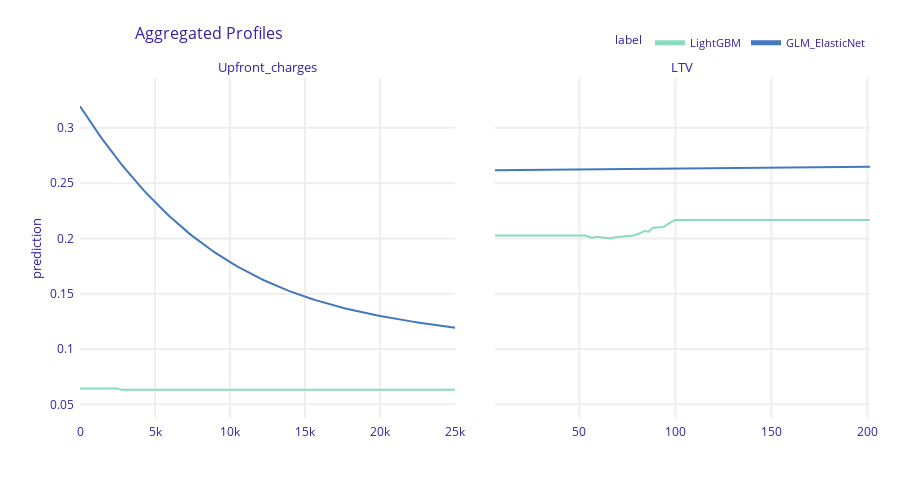

The cell this chart's notebook holds for it:
### Markdown cell above
## 4. Partial Dependence Plots (PDP)

Partial Dependence Plots help us understand the **marginal effect** of a feature on the predicted outcome (probability of default), marginalizing over the values of all other features.

* We select the **Top 5 most important features** from the LightGBM model.
* **Interpretation:**
    * **Increasing trend:** Higher feature values lead to higher default risk.
    * **Decreasing trend:** Higher feature values lead to lower default risk.
    * **Non-linear patterns:** Complex relationships captured by the tree-based model (LGBM) that the linear model (GLM) might miss.

### Code cell
# Partial Dependence Plots (PDP)
print("\nIdentifying top features for PDP...")
top_features_df = vi_lgbm.result[~vi_lgbm.result.variable.isin(['_baseline_', '_full_model_', '_one_look_'])]
top_5_features = top_features_df.sort_values('dropout_loss', ascending=False)['variable'].head(5).tolist()
print(f"Top 5 features (LGBM): {top_5_features}")

# Calculate PDP profiles
print("Generating Partial Dependence Plots (PDP)...")
pdp_glm = exp_glm.model_profile(variables=top_5_features)
pdp_lgbm = exp_lgbm.model_profile(variables=top_5_features)
pdp_lgbm.plot(pdp_glm, show=False)

### Figure 1 — Plotly figure (JSON) as saved in the notebook; plotly's stock layout.template omitted (floating-point values rounded to 4 significant figures; data arrays with more than 128 entries replaced by an {"elided": "..."} marker saying what was removed)
{"data": [{"customdata": {"elided": "101x3 mixed values"}, "hovertemplate": "<b>%{hovertext}</b><br><br>prediction=%{y:.3f}<br>mean_prediction=%{customdata[0]:.3f}<extra></extra>", "hovertext": ["LightGBM", "LightGBM", "LightGBM", "LightGBM", "LightGBM", "LightGBM", "LightGBM", "LightGBM", "LightGBM", "LightGBM", "LightGBM", "LightGBM", "LightGBM", "LightGBM", "LightGBM", "LightGBM", "LightGBM", "LightGBM", "LightGBM", "LightGBM", "LightGBM", "LightGBM", "LightGBM", "LightGBM", "LightGBM", "LightGBM", "LightGBM", "LightGBM", "LightGBM", "LightGBM", "LightGBM", "LightGBM", "LightGBM", "LightGBM", "LightGBM", "LightGBM", "LightGBM", "LightGBM", "LightGBM", "LightGBM", "LightGBM", "LightGBM", "LightGBM", "LightGBM", "LightGBM", "LightGBM", "LightGBM", "LightGBM", "LightGBM", "LightGBM", "LightGBM", "LightGBM", "LightGBM", "LightGBM", "LightGBM", "LightGBM", "LightGBM", "LightGBM", "LightGBM", "LightGBM", "LightGBM", "LightGBM", "LightGBM", "LightGBM", "LightGBM", "LightGBM", "LightGBM", "LightGBM", "LightGBM", "LightGBM", "LightGBM", "LightGBM", "LightGBM", "LightGBM", "LightGBM", "LightGBM", "LightGBM", "LightGBM", "LightGBM", "LightGBM", "LightGBM", "LightGBM", "LightGBM", "LightGBM", "LightGBM", "LightGBM", "LightGBM", "LightGBM", "LightGBM", "LightGBM", "LightGBM", "LightGBM", "LightGBM", "LightGBM", "LightGBM", "LightGBM", "LightGBM", "LightGBM", "LightGBM", "LightGBM", "LightGBM"], "legendgroup": "LightGBM", "line": {"color": "#8bdcbe", "dash": "solid", "width": 2}, "marker": {"symbol": "circle"}, "mode": "lines", "name": "LightGBM", "opacity": 1, "orientation": "v", "showlegend": true, "type": "scatter", "x": [0.0, 250.2, 500.3, 750.5, 1001.0, 1251.0, 1501.0, 1751.0, 2001.0, 2251.0, 2502.0, 2752.0, 3002.0, 3252.0, 3502.0, 3752.0, 4002.0, 4253.0, 4503.0, 4753.0, 5003.0, 5253.0, 5503.0, 5753.0, 6004.0, 6254.0, 6504.0, 6754.0, 7004.0, 7254.0, 7504.0, 7755.0, 8005.0, 8255.0, 8505.0, 8755.0, 9005.0, 9256.0, 9506.0, 9756.0, 10010.0, 10260.0, 10510.0, 10760.0, 11010.0, 11260.0, 11510.0, 11760.0, 12010.0, 12260.0, 12510.0, 12760.0, 13010.0, 13260.0, 13510.0, 13760.0, 14010.0, 14260.0, 14510.0, 14760.0, 15010.0, 15260.0, 15510.0, 15760.0, 16010.0, 16260.0, 16510.0, 16760.0, 17010.0, 17260.0, 17510.0, 17760.0, 18010.0, 18260.0, 18510.0, 18760.0, 19010.0, 19260.0, 19510.0, 19760.0, 20010.0, 20260.0, 20510.0, 20760.0, 21010.0, 21260.0, 21510.0, 21760.0, 22010.0, 22260.0, 22510.0, 22760.0, 23010.0, 23260.0, 23510.0, 23760.0, 24010.0, 24260.0, 24510.0, 24760.0, 25020.0], "xaxis": "x", "y": [0.06446, 0.06446, 0.06446, 0.06446, 0.06446, 0.06446, 0.06446, 0.06446, 0.06446, 0.06446, 0.06446, 0.06329, 0.06329, 0.06329, 0.06329, 0.06329, 0.06329, 0.06329, 0.06329, 0.06329, 0.06329, 0.06329, 0.06329, 0.06329, 0.06329, 0.06329, 0.06329, 0.06329, 0.06329, 0.06329, 0.06329, 0.06329, 0.06329, 0.06329, 0.06329, 0.06329, 0.06329, 0.06329, 0.06329, 0.06329, 0.06329, 0.06329, 0.06329, 0.06329, 0.06329, 0.06329, 0.06329, 0.06329, 0.06329, 0.06329, 0.06329, 0.06329, 0.06329, 0.06329, 0.06329, 0.06329, 0.06329, 0.06329, 0.06329, 0.06329, 0.06329, 0.06329, 0.06329, 0.06329, 0.06329, 0.06329, 0.06329, 0.06329, 0.06329, 0.06329, 0.06329, 0.06329, 0.06329, 0.06329, 0.06329, 0.06329, 0.06329, 0.06329, 0.06329, 0.06329, 0.06329, 0.06329, 0.06329, 0.06329, 0.06329, 0.06329, 0.06329, 0.06329, 0.06329, 0.06329, 0.06329, 0.06329, 0.06329, 0.06329, 0.06329, 0.06329, 0.06329, 0.06329, 0.06329, 0.06329, 0.06329], "yaxis": "y"}, {"customdata": {"elided": "101x3 mixed values"}, "hovertemplate": "<b>%{hovertext}</b><br><br>prediction=%{y:.3f}<br>mean_prediction=%{customdata[0]:.3f}<extra></extra>", "hovertext": ["GLM_ElasticNet", "GLM_ElasticNet", "GLM_ElasticNet", "GLM_ElasticNet", "GLM_ElasticNet", "GLM_ElasticNet", "GLM_ElasticNet", "GLM_ElasticNet", "GLM_ElasticNet", "GLM_ElasticNet", "GLM_ElasticNet", "GLM_ElasticNet", "GLM_ElasticNet", "GLM_ElasticNet", "GLM_ElasticNet", "GLM_ElasticNet", "GLM_ElasticNet", "GLM_ElasticNet", "GLM_ElasticNet", "GLM_ElasticNet", "GLM_ElasticNet", "GLM_ElasticNet", "GLM_ElasticNet", "GLM_ElasticNet", "GLM_ElasticNet", "GLM_ElasticNet", "GLM_ElasticNet", "GLM_ElasticNet", "GLM_ElasticNet", "GLM_ElasticNet", "GLM_ElasticNet", "GLM_ElasticNet", "GLM_ElasticNet", "GLM_ElasticNet", "GLM_ElasticNet", "GLM_ElasticNet", "GLM_ElasticNet", "GLM_ElasticNet", "GLM_ElasticNet", "GLM_ElasticNet", "GLM_ElasticNet", "GLM_ElasticNet", "GLM_ElasticNet", "GLM_ElasticNet", "GLM_ElasticNet", "GLM_ElasticNet", "GLM_ElasticNet", "GLM_ElasticNet", "GLM_ElasticNet", "GLM_ElasticNet", "GLM_ElasticNet", "GLM_ElasticNet", "GLM_ElasticNet", "GLM_ElasticNet", "GLM_ElasticNet", "GLM_ElasticNet", "GLM_ElasticNet", "GLM_ElasticNet", "GLM_ElasticNet", "GLM_ElasticNet", "GLM_ElasticNet", "GLM_ElasticNet", "GLM_ElasticNet", "GLM_ElasticNet", "GLM_ElasticNet", "GLM_ElasticNet", "GLM_ElasticNet", "GLM_ElasticNet", "GLM_ElasticNet", "GLM_ElasticNet", "GLM_ElasticNet", "GLM_ElasticNet", "GLM_ElasticNet", "GLM_ElasticNet", "GLM_ElasticNet", "GLM_ElasticNet", "GLM_ElasticNet", "GLM_ElasticNet", "GLM_ElasticNet", "GLM_ElasticNet", "GLM_ElasticNet", "GLM_ElasticNet", "GLM_ElasticNet", "GLM_ElasticNet", "GLM_ElasticNet", "GLM_ElasticNet", "GLM_ElasticNet", "GLM_ElasticNet", "GLM_ElasticNet", "GLM_ElasticNet", "GLM_ElasticNet", "GLM_ElasticNet", "GLM_ElasticNet", "GLM_ElasticNet", "GLM_ElasticNet", "GLM_ElasticNet", "GLM_ElasticNet", "GLM_ElasticNet", "GLM_ElasticNet", "GLM_ElasticNet", "GLM_ElasticNet"], "legendgroup": "GLM_ElasticNet", "line": {"color": "#4378bf", "dash": "solid", "width": 2}, "marker": {"symbol": "circle"}, "mode": "lines", "name": "GLM_ElasticNet", "opacity": 1, "orientation": "v", "showlegend": true, "type": "scatter", "x": [0.0, 250.2, 500.3, 750.5, 1001.0, 1251.0, 1501.0, 1751.0, 2001.0, 2251.0, 2502.0, 2752.0, 3002.0, 3252.0, 3502.0, 3752.0, 4002.0, 4253.0, 4503.0, 4753.0, 5003.0, 5253.0, 5503.0, 5753.0, 6004.0, 6254.0, 6504.0, 6754.0, 7004.0, 7254.0, 7504.0, 7755.0, 8005.0, 8255.0, 8505.0, 8755.0, 9005.0, 9256.0, 9506.0, 9756.0, 10010.0, 10260.0, 10510.0, 10760.0, 11010.0, 11260.0, 11510.0, 11760.0, 12010.0, 12260.0, 12510.0, 12760.0, 13010.0, 13260.0, 13510.0, 13760.0, 14010.0, 14260.0, 14510.0, 14760.0, 15010.0, 15260.0, 15510.0, 15760.0, 16010.0, 16260.0, 16510.0, 16760.0, 17010.0, 17260.0, 17510.0, 17760.0, 18010.0, 18260.0, 18510.0, 18760.0, 19010.0, 19260.0, 19510.0, 19760.0, 20010.0, 20260.0, 20510.0, 20760.0, 21010.0, 21260.0, 21510.0, 21760.0, 22010.0, 22260.0, 22510.0, 22760.0, 23010.0, 23260.0, 23510.0, 23760.0, 24010.0, 24260.0, 24510.0, 24760.0, 25020.0], "xaxis": "x", "y": [0.3195, 0.3143, 0.3092, 0.3041, 0.2992, 0.2944, 0.2896, 0.285, 0.2804, 0.276, 0.2716, 0.2673, 0.2631, 0.259, 0.255, 0.2511, 0.2472, 0.2435, 0.2398, 0.2362, 0.2327, 0.2293, 0.226, 0.2227, 0.2196, 0.2165, 0.2134, 0.2105, 0.2076, 0.2048, 0.2021, 0.1995, 0.1969, 0.1944, 0.1919, 0.1895, 0.1872, 0.1849, 0.1827, 0.1806, 0.1785, 0.1765, 0.1745, 0.1726, 0.1708, 0.1689, 0.1672, 0.1655, 0.1638, 0.1622, 0.1607, 0.1591, 0.1577, 0.1562, 0.1548, 0.1535, 0.1522, 0.1509, 0.1497, 0.1485, 0.1473, 0.1462, 0.1451, 0.144, 0.143, 0.142, 0.141, 0.14, 0.1391, 0.1382, 0.1374, 0.1365, 0.1357, 0.1349, 0.1341, 0.1334, 0.1326, 0.1319, 0.1312, 0.1305, 0.1299, 0.1292, 0.1286, 0.128, 0.1274, 0.1268, 0.1262, 0.1257, 0.1251, 0.1246, 0.1241, 0.1236, 0.123, 0.1225, 0.1221, 0.1216, 0.1211, 0.1206, 0.1202, 0.1197, 0.1193], "yaxis": "y"}, {"customdata": {"elided": "101x3 mixed values"}, "hovertemplate": "<b>%{hovertext}</b><br><br>prediction=%{y:.3f}<br>mean_prediction=%{customdata[0]:.3f}<extra></extra>", "hovertext": ["LightGBM", "LightGBM", "LightGBM", "LightGBM", "LightGBM", "LightGBM", "LightGBM", "LightGBM", "LightGBM", "LightGBM", "LightGBM", "LightGBM", "LightGBM", "LightGBM", "LightGBM", "LightGBM", "LightGBM", "LightGBM", "LightGBM", "LightGBM", "LightGBM", "LightGBM", "LightGBM", "LightGBM", "LightGBM", "LightGBM", "LightGBM", "LightGBM", "LightGBM", "LightGBM", "LightGBM", "LightGBM", "LightGBM", "LightGBM", "LightGBM", "LightGBM", "LightGBM", "LightGBM", "LightGBM", "LightGBM", "LightGBM", "LightGBM", "LightGBM", "LightGBM", "LightGBM", "LightGBM", "LightGBM", "LightGBM", "LightGBM", "LightGBM", "LightGBM", "LightGBM", "LightGBM", "LightGBM", "LightGBM", "LightGBM", "LightGBM", "LightGBM", "LightGBM", "LightGBM", "LightGBM", "LightGBM", "LightGBM", "LightGBM", "LightGBM", "LightGBM", "LightGBM", "LightGBM", "LightGBM", "LightGBM", "LightGBM", "LightGBM", "LightGBM", "LightGBM", "LightGBM", "LightGBM", "LightGBM", "LightGBM", "LightGBM", "LightGBM", "LightGBM", "LightGBM", "LightGBM", "LightGBM", "LightGBM", "LightGBM", "LightGBM", "LightGBM", "LightGBM", "LightGBM", "LightGBM", "LightGBM", "LightGBM", "LightGBM", "LightGBM", "LightGBM", "LightGBM", "LightGBM", "LightGBM", "LightGBM", "LightGBM"], "legendgroup": "LightGBM", "line": {"color": "#8bdcbe", "dash": "solid", "width": 2}, "marker": {"symbol": "circle"}, "mode": "lines", "name": "LightGBM", "opacity": 1, "orientation": "v", "showlegend": false, "type": "scatter", "x": [5.89, 7.845, 9.799, 11.75, 13.71, 15.66, 17.62, 19.57, 21.52, 23.48, 25.43, 27.39, 29.34, 31.3, 33.25, 35.2, 37.16, 39.11, 41.07, 43.02, 44.98, 46.93, 48.88, 50.84, 52.79, 54.75, 56.7, 58.66, 60.61, 62.56, 64.52, 66.47, 68.43, 70.38, 72.34, 74.29, 76.24, 78.2, 80.15, 82.11, 84.06, 86.01, 87.97, 89.92, 91.88, 93.83, 95.79, 97.74, 99.69, 101.6, 103.6, 105.6, 107.5, 109.5, 111.4, 113.4, 115.3, 117.3, 119.2, 121.2, 123.1, 125.1, 127.1, 129.0, 131.0, 132.9, 134.9, 136.8, 138.8, 140.7, 142.7, 144.6, 146.6, 148.6, 150.5, 152.5, 154.4, 156.4, 158.3, 160.3, 162.2, 164.2, 166.1, 168.1, 170.0, 172.0, 174.0, 175.9, 177.9, 179.8, 181.8, 183.7, 185.7, 187.6, 189.6, 191.5, 193.5, 195.5, 197.4, 199.4, 201.3], "xaxis": "x2", "y": [0.2027, 0.2027, 0.2027, 0.2027, 0.2027, 0.2027, 0.2027, 0.2027, 0.2027, 0.2027, 0.2027, 0.2027, 0.2027, 0.2027, 0.2027, 0.2027, 0.2026, 0.2026, 0.2026, 0.2026, 0.2025, 0.2026, 0.2027, 0.2029, 0.2028, 0.2015, 0.2005, 0.2016, 0.2012, 0.2005, 0.2002, 0.2001, 0.2012, 0.2014, 0.2017, 0.2018, 0.2026, 0.2027, 0.2038, 0.2055, 0.2066, 0.2061, 0.2094, 0.2098, 0.2103, 0.2103, 0.2127, 0.215, 0.2166, 0.2166, 0.2166, 0.2166, 0.2166, 0.2166, 0.2166, 0.2166, 0.2166, 0.2166, 0.2166, 0.2166, 0.2166, 0.2166, 0.2166, 0.2166, 0.2166, 0.2166, 0.2166, 0.2166, 0.2166, 0.2166, 0.2166, 0.2166, 0.2166, 0.2166, 0.2166, 0.2166, 0.2166, 0.2166, 0.2166, 0.2166, 0.2166, 0.2166, 0.2166, 0.2166, 0.2166, 0.2166, 0.2166, 0.2166, 0.2166, 0.2166, 0.2166, 0.2166, 0.2166, 0.2166, 0.2166, 0.2166, 0.2166, 0.2166, 0.2166, 0.2166, 0.2166], "yaxis": "y2"}, {"customdata": {"elided": "101x3 mixed values"}, "hovertemplate": "<b>%{hovertext}</b><br><br>prediction=%{y:.3f}<br>mean_prediction=%{customdata[0]:.3f}<extra></extra>", "hovertext": ["GLM_ElasticNet", "GLM_ElasticNet", "GLM_ElasticNet", "GLM_ElasticNet", "GLM_ElasticNet", "GLM_ElasticNet", "GLM_ElasticNet", "GLM_ElasticNet", "GLM_ElasticNet", "GLM_ElasticNet", "GLM_ElasticNet", "GLM_ElasticNet", "GLM_ElasticNet", "GLM_ElasticNet", "GLM_ElasticNet", "GLM_ElasticNet", "GLM_ElasticNet", "GLM_ElasticNet", "GLM_ElasticNet", "GLM_ElasticNet", "GLM_ElasticNet", "GLM_ElasticNet", "GLM_ElasticNet", "GLM_ElasticNet", "GLM_ElasticNet", "GLM_ElasticNet", "GLM_ElasticNet", "GLM_ElasticNet", "GLM_ElasticNet", "GLM_ElasticNet", "GLM_ElasticNet", "GLM_ElasticNet", "GLM_ElasticNet", "GLM_ElasticNet", "GLM_ElasticNet", "GLM_ElasticNet", "GLM_ElasticNet", "GLM_ElasticNet", "GLM_ElasticNet", "GLM_ElasticNet", "GLM_ElasticNet", "GLM_ElasticNet", "GLM_ElasticNet", "GLM_ElasticNet", "GLM_ElasticNet", "GLM_ElasticNet", "GLM_ElasticNet", "GLM_ElasticNet", "GLM_ElasticNet", "GLM_ElasticNet", "GLM_ElasticNet", "GLM_ElasticNet", "GLM_ElasticNet", "GLM_ElasticNet", "GLM_ElasticNet", "GLM_ElasticNet", "GLM_ElasticNet", "GLM_ElasticNet", "GLM_ElasticNet", "GLM_ElasticNet", "GLM_ElasticNet", "GLM_ElasticNet", "GLM_ElasticNet", "GLM_ElasticNet", "GLM_ElasticNet", "GLM_ElasticNet", "GLM_ElasticNet", "GLM_ElasticNet", "GLM_ElasticNet", "GLM_ElasticNet", "GLM_ElasticNet", "GLM_ElasticNet", "GLM_ElasticNet", "GLM_ElasticNet", "GLM_ElasticNet", "GLM_ElasticNet", "GLM_ElasticNet", "GLM_ElasticNet", "GLM_ElasticNet", "GLM_ElasticNet", "GLM_ElasticNet", "GLM_ElasticNet", "GLM_ElasticNet", "GLM_ElasticNet", "GLM_ElasticNet", "GLM_ElasticNet", "GLM_ElasticNet", "GLM_ElasticNet", "GLM_ElasticNet", "GLM_ElasticNet", "GLM_ElasticNet", "GLM_ElasticNet", "GLM_ElasticNet", "GLM_ElasticNet", "GLM_ElasticNet", "GLM_ElasticNet", "GLM_ElasticNet", "GLM_ElasticNet", "GLM_ElasticNet", "GLM_ElasticNet", "GLM_ElasticNet"], "legendgroup": "GLM_ElasticNet", "line": {"color": "#4378bf", "dash": "solid", "width": 2}, "marker": {"symbol": "circle"}, "mode": "lines", "name": "GLM_ElasticNet", "opacity": 1, "orientation": "v", "showlegend": false, "type": "scatter", "x": [5.89, 7.845, 9.799, 11.75, 13.71, 15.66, 17.62, 19.57, 21.52, 23.48, 25.43, 27.39, 29.34, 31.3, 33.25, 35.2, 37.16, 39.11, 41.07, 43.02, 44.98, 46.93, 48.88, 50.84, 52.79, 54.75, 56.7, 58.66, 60.61, 62.56, 64.52, 66.47, 68.43, 70.38, 72.34, 74.29, 76.24, 78.2, 80.15, 82.11, 84.06, 86.01, 87.97, 89.92, 91.88, 93.83, 95.79, 97.74, 99.69, 101.6, 103.6, 105.6, 107.5, 109.5, 111.4, 113.4, 115.3, 117.3, 119.2, 121.2, 123.1, 125.1, 127.1, 129.0, 131.0, 132.9, 134.9, 136.8, 138.8, 140.7, 142.7, 144.6, 146.6, 148.6, 150.5, 152.5, 154.4, 156.4, 158.3, 160.3, 162.2, 164.2, 166.1, 168.1, 170.0, 172.0, 174.0, 175.9, 177.9, 179.8, 181.8, 183.7, 185.7, 187.6, 189.6, 191.5, 193.5, 195.5, 197.4, 199.4, 201.3], "xaxis": "x2", "y": [0.2618, 0.2618, 0.2618, 0.2619, 0.2619, 0.2619, 0.262, 0.262, 0.262, 0.2621, 0.2621, 0.2621, 0.2621, 0.2622, 0.2622, 0.2622, 0.2623, 0.2623, 0.2623, 0.2624, 0.2624, 0.2624, 0.2625, 0.2625, 0.2625, 0.2626, 0.2626, 0.2626, 0.2626, 0.2627, 0.2627, 0.2627, 0.2628, 0.2628, 0.2628, 0.2629, 0.2629, 0.2629, 0.263, 0.263, 0.263, 0.2631, 0.2631, 0.2631, 0.2631, 0.2632, 0.2632, 0.2632, 0.2633, 0.2633, 0.2633, 0.2634, 0.2634, 0.2634, 0.2635, 0.2635, 0.2635, 0.2636, 0.2636, 0.2636, 0.2637, 0.2637, 0.2637, 0.2637, 0.2638, 0.2638, 0.2638, 0.2639, 0.2639, 0.2639, 0.264, 0.264, 0.264, 0.2641, 0.2641, 0.2641, 0.2642, 0.2642, 0.2642, 0.2642, 0.2643, 0.2643, 0.2643, 0.2644, 0.2644, 0.2644, 0.2645, 0.2645, 0.2645, 0.2646, 0.2646, 0.2646, 0.2647, 0.2647, 0.2647, 0.2648, 0.2648, 0.2648, 0.2649, 0.2649, 0.2649], "yaxis": "y2"}], "layout": {"annotations": [{"font": {"size": 13}, "showarrow": false, "text": "Upfront_charges", "x": 0.2375, "xanchor": "center", "xref": "paper", "y": 1, "yanchor": "bottom", "yref": "paper"}, {"font": {"size": 13}, "showarrow": false, "text": "LTV", "x": 0.7625, "xanchor": "center", "xref": "paper", "y": 1, "yanchor": "bottom", "yref": "paper"}, {"font": {"size": 13}, "showarrow": false, "text": "prediction", "textangle": -90, "x": -0.07, "xref": "paper", "y": 0.5, "yref": "paper"}], "font": {"color": "#371ea3"}, "height": 489, "hovermode": "x unified", "legend": {"font": {"size": 11}, "itemsizing": "constant", "orientation": "h", "title": {"font": {"size": 12}, "text": "label"}, "tracegroupgap": 0, "x": 1, "xanchor": "right", "y": 1.061, "yanchor": "bottom"}, "margin": {"b": 71, "r": 30, "t": 78}, "title": {"font": {"size": 16}, "text": "Aggregated Profiles", "x": 0.15}, "xaxis": {"anchor": "y", "automargin": true, "domain": [0, 0.475], "fixedrange": true, "gridwidth": 2, "showticklabels": true, "tickcolor": "white", "ticklen": 3, "ticks": "outside", "title": {"text": ""}, "type": "linear", "zeroline": false}, "xaxis2": {"anchor": "y2", "automargin": true, "domain": [0.525, 1], "fixedrange": true, "gridwidth": 2, "showticklabels": true, "tickcolor": "white", "ticklen": 3, "ticks": "outside", "title": {"text": ""}, "type": "linear", "zeroline": false}, "yaxis": {"anchor": "x", "automargin": true, "domain": [0, 1], "fixedrange": true, "gridwidth": 2, "range": [0.03768, 0.3451], "tickcolor": "white", "ticklen": 3, "ticks": "outside", "title": {"text": ""}, "type": "linear", "zeroline": false}, "yaxis2": {"anchor": "x2", "automargin": true, "domain": [0, 1], "fixedrange": true, "gridwidth": 2, "matches": "y", "showticklabels": false, "tickcolor": "white", "ticklen": 3, "ticks": "outside", "title": {"text": ""}, "type": "linear", "zeroline": false}}}
